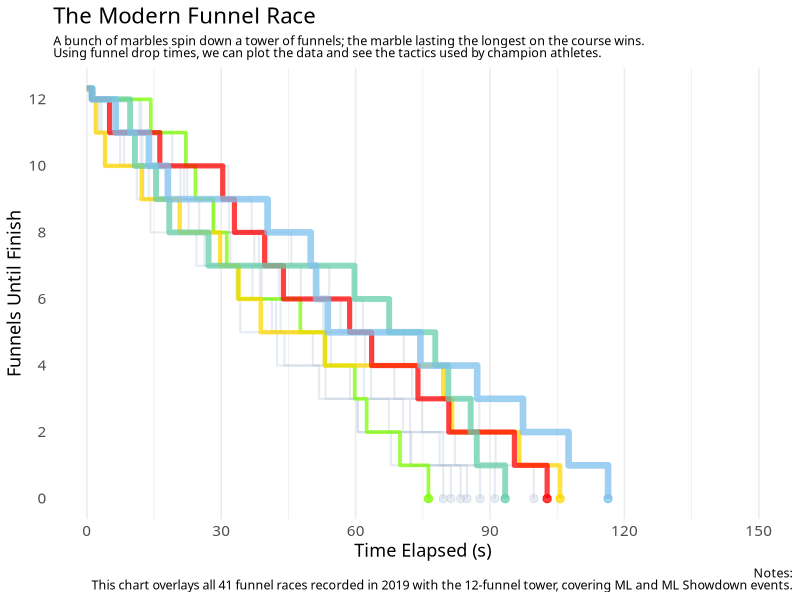
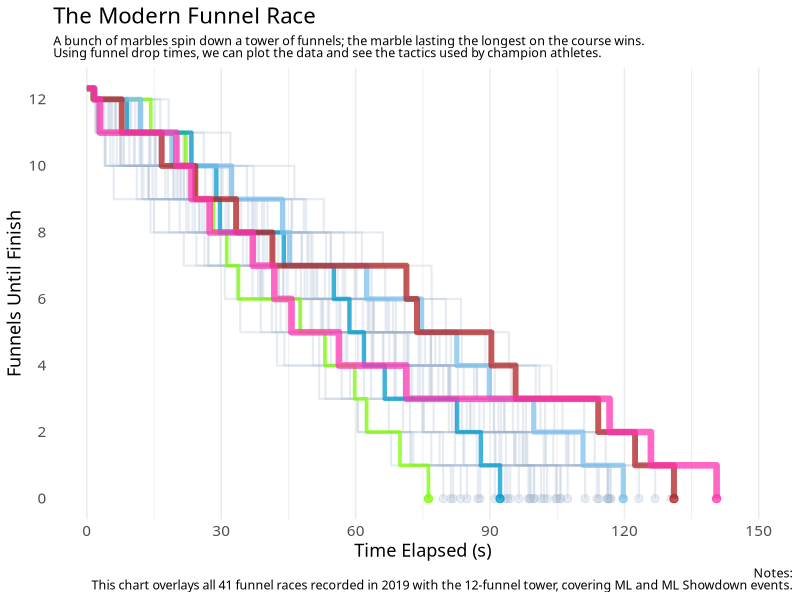

R code for these plots, in order:
setwd("~/Misc/ML/funnels/")
library(tidyverse)

test <- read.csv("ML_funnels.csv")
test$TEAMID <- paste0(test$TEAM, test$RACE)
test$F13.33 <- 0.0

testSlice <- function(data, regex, highlights) {
    out <- data %>% filter(grepl(regex, RACE))
    out$TEAMID <- factor(out$TEAMID, levels=unique(out$TEAMID)[
        c((1:dim(out)[1])[-highlights], highlights)])
    out <- out %>%
        gather("funnel", time, -TEAM, -TEAMID, -MEMBER, -RACE) %>%
        mutate(funnel=as.numeric(sub("F", "", funnel)) - 1)
    out
}

graphLabels <- function(data, p) {
    p + geom_step() + geom_point(size=2.5, data=data %>% filter(funnel==0)) +
        scale_y_continuous(breaks=seq(0,12,2)) +
        scale_x_continuous(breaks=seq(0,150,30)) + expand_limits(x=c(0,150)) +
        xlab("Time Elapsed (s)") + ylab("Funnels Until Finish") +
        theme_minimal() +
        theme(legend.position = "none",
              text= element_text(family="Gill Sans"),
              panel.grid.major.y = element_blank(),
              panel.grid.minor.y = element_blank(),
              plot.title= element_text(size=16),
              axis.text=element_text(size=11),
              axis.title=element_text(size=13),
              plot.subtitle= element_text(size=9, lineheight=0.8),
              plot.caption = element_text(size=9, lineheight=0.8)) + 
        labs(title = "The Modern Funnel Race",
             subtitle = paste("A bunch of marbles spin down a tower of funnels;",
                              "the marble lasting the longest on the course wins. \nUsing",
                              "funnel drop times, we can plot the data and see the tactics",
                              "used by champion athletes."),
             caption = paste("Notes:\n This chart overlays all 41 funnel races recorded in 2019 with the 12-funnel tower,",
                             "covering ML and ML Showdown events."))
}

#test1 <- test %>% filter(grepl("^S19G", RACE))
#highlights1 <- c(4,10,1,6,2)
#test1$TEAM <- factor(test1$TEAM,
#                    levels=test1$TEAM[c((1:12)[-highlights1], highlights1)])
#out <- test1 %>%
#    gather("funnel", time, -TEAM, -MEMBER, -RACE) %>%
#    mutate(funnel=as.integer(sub("F", "", funnel)))

outSQ <- testSlice(test, "^S19G", c(4,10,1,6,2))
graphLabels(outSQ,
    ggplot(data=outSQ, aes(
        x=time, y=funnel, colour=TEAMID, size=TEAMID, alpha=TEAMID)) +
    scale_size_manual(values=c(rep(0.75,7), seq(1.25, 2.25, 0.25))) +
    scale_colour_manual(
        values=c(rep("slategray3", 7), "lawngreen", "gold", "red", "aquamarine3", "skyblue2")) +
    scale_alpha_manual(values=c(rep(0.25,7), rep(0.75,5)))
)

outAll <- testSlice(test, "^[A-Z]", c(4, 29, 14, 38, 32))
graphLabels(outAll,
    ggplot(data=outAll, aes(
        x=time, y=funnel, colour=TEAMID, size=TEAMID, alpha=TEAMID)) +
        scale_size_manual(values=c(rep(0.75,36), seq(1.25, 2.25, 0.25))) +
        scale_colour_manual(
            values=c(rep("slategray3", 36), "lawngreen", "deepskyblue3", "skyblue2", "firebrick", "maroon1")) +
        scale_alpha_manual(values=c(rep(0.25,36), rep(0.75, 5)))
)

# Get funnel-specific times
for (i in 16:5) {
    test[,i] = test[,i] - test[,i-1]
}
test %>% select(-TEAM, -MEMBER, -RACE, -TEAMID) %>% summarise_all(max)
test %>% select(-TEAM, -MEMBER, -RACE, -TEAMID) %>% summarise_all(min)
test